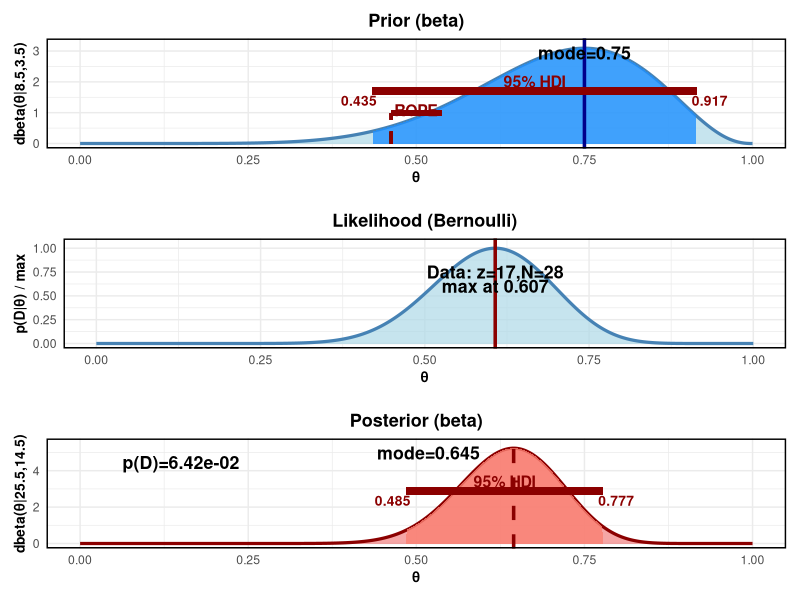

Recreate this plot in R.
# 贝叶斯分析：C程序相对Python程序的性能优势概率
# 使用Beta-Bernoulli共轭模型
# 先验：Beta(8.5, 3.5)
# 似然：Bernoulli(z=17, N=28)
# 后验：Beta(25.5, 14.5)

library(ggplot2)
library(gridExtra)

# ========== 参数设定 ==========
a_prior <- 8.5
b_prior <- 3.5
n <- 28
z <- 17  # C程序较快的次数

# 后验参数（Beta-Bernoulli共轭）
a_posterior <- a_prior + z
b_posterior <- b_prior + (n - z)

# 生成θ序列（概率）
theta <- seq(0, 1, length.out = 1000)

# ========== 1. 先验分布 ==========
prior <- dbeta(theta, a_prior, b_prior)
prior_mode <- (a_prior - 1) / (a_prior + b_prior - 2)
prior_mean <- a_prior / (a_prior + b_prior)

# 计算先验的HDI (95% Highest Density Interval)
prior_quantiles <- qbeta(c(0.025, 0.975), a_prior, b_prior)
prior_hdi_lower <- prior_quantiles[1]
prior_hdi_upper <- prior_quantiles[2]

# ROPE (Region of Practical Equivalence)
rope_lower <- 0.45
rope_upper <- 0.55

df_prior <- data.frame(theta = theta, density = prior)

# ========== 2. 似然函数 ==========
likelihood <- theta^z * (1 - theta)^(n - z)
likelihood <- likelihood / max(likelihood)  # 归一化以便可视化
likelihood_max <- z / n  # 最大似然估计

df_likelihood <- data.frame(theta = theta, density = likelihood)

# ========== 3. 后验分布 ==========
posterior <- dbeta(theta, a_posterior, b_posterior)
posterior_mode <- (a_posterior - 1) / (a_posterior + b_posterior - 2)
posterior_mean <- a_posterior / (a_posterior + b_posterior)

# 计算后验的HDI (95%)
posterior_quantiles <- qbeta(c(0.025, 0.975), a_posterior, b_posterior)
posterior_hdi_lower <- posterior_quantiles[1]
posterior_hdi_upper <- posterior_quantiles[2]

# 计算边际似然 p(D)
p_D <- integrate(function(x) dbeta(x, a_prior, b_prior) * dbinom(z, n, x), 0, 1)$value

df_posterior <- data.frame(theta = theta, density = posterior)

# ========== 打印统计摘要 ==========
cat("\n")
cat("========== 贝叶斯分析结果 ==========\n")
cat("\n【先验分布】Beta(8.5, 3.5)\n")
cat(sprintf("  Mode: %.4f\n", prior_mode))
cat(sprintf("  Mean: %.4f\n", prior_mean))
cat(sprintf("  95%% HDI: [%.4f, %.4f]\n", prior_hdi_lower, prior_hdi_upper))

cat("\n【实验数据】\n")
cat(sprintf("  样本量 N = %d\n", n))
cat(sprintf("  C程序较快次数 z = %d\n", z))
cat(sprintf("  样本比例 = %.4f\n", likelihood_max))
cat(sprintf("  MLE: %.4f\n", likelihood_max))

cat("\n【后验分布】Beta(25.5, 14.5)\n")
cat(sprintf("  Mode: %.4f\n", posterior_mode))
cat(sprintf("  Mean: %.4f\n", posterior_mean))
cat(sprintf("  95%% HDI: [%.4f, %.4f]\n", posterior_hdi_lower, posterior_hdi_upper))
cat(sprintf("  边际似然 p(D): %.4e\n", p_D))

cat("\n【贝叶斯推断】\n")
cat(sprintf("  后验较先验下移: %.4f → %.4f\n", prior_mode, posterior_mode))
cat(sprintf("  HDI变窄（更确定）\n"))
cat(sprintf("  ROPE区间: [%.2f, %.2f]\n", rope_lower, rope_upper))

cat("\n=====================================\n\n")

# ========== 绘制三个图表 ==========

# 图1：先验分布
p1 <- ggplot(df_prior, aes(x = theta, y = density)) +
  geom_area(fill = "lightblue", alpha = 0.7) +
  geom_line(color = "steelblue", linewidth = 1.1) +
  # HDI区间高亮
  geom_area(data = df_prior[df_prior$theta >= prior_hdi_lower & df_prior$theta <= prior_hdi_upper, ],
            fill = "dodgerblue", alpha = 0.8) +
  # Mode线
  geom_vline(xintercept = prior_mode, color = "darkblue", linetype = "solid", linewidth = 1.2) +
  # Mode标注
  annotate("text", x = 0.75, y = max(prior) * 0.95,
           label = sprintf("mode=%.2f", prior_mode), 
           color = "black", fontface = "bold", size = 4.5, hjust = 0.5) +
  # HDI线和标注
  geom_segment(aes(x = prior_hdi_lower, xend = prior_hdi_upper, 
                   y = max(prior) * 0.55, yend = max(prior) * 0.55),
               color = "darkred", linewidth = 2.5) +
  annotate("text", x = (prior_hdi_lower + prior_hdi_upper)/2, y = max(prior) * 0.65,
           label = "95% HDI", color = "darkred", fontface = "bold", size = 4) +
  annotate("text", x = prior_hdi_lower - 0.02, y = max(prior) * 0.45,
           label = sprintf("%.3f", prior_hdi_lower), color = "darkred", fontface = "bold", size = 3.5) +
  annotate("text", x = prior_hdi_upper + 0.02, y = max(prior) * 0.45,
           label = sprintf("%.3f", prior_hdi_upper), color = "darkred", fontface = "bold", size = 3.5) +
  # ROPE标注
  annotate("text", x = 0.5, y = max(prior) * 0.35,
           label = "ROPE", color = "darkred", fontface = "bold", size = 4, angle = 0) +
  geom_segment(aes(x = 0.463, xend = 0.463, y = 0, yend = max(prior) * 0.32),
               color = "darkred", linetype = "dashed", linewidth = 1) +
  geom_segment(aes(x = 0.463, xend = 0.537, y = max(prior) * 0.32, yend = max(prior) * 0.32),
               color = "darkred", linewidth = 2) +
  
  xlim(0, 1) + ylim(0, max(prior) * 1.05) +
  labs(title = "Prior (beta)",
       x = "θ",
       y = sprintf("dbeta(θ|%.1f,%.1f)", a_prior, b_prior)) +
  theme_minimal() +
  theme(
    plot.title = element_text(hjust = 0.5, size = 13, face = "bold"),
    axis.title = element_text(size = 10, face = "bold"),
    panel.border = element_rect(fill = NA, color = "black", linewidth = 1),
    plot.margin = margin(10, 10, 10, 10)
  )

# 图2：似然函数
p2 <- ggplot(df_likelihood, aes(x = theta, y = density)) +
  geom_area(fill = "lightblue", alpha = 0.7) +
  geom_line(color = "steelblue", linewidth = 1.1) +
  # MLE点
  geom_vline(xintercept = likelihood_max, color = "darkred", linetype = "solid", linewidth = 1.2) +
  annotate("text", x = likelihood_max, y = max(likelihood) * 0.75,
           label = sprintf("Data: z=%d,N=%d", z, n),
           color = "black", fontface = "bold", size = 4.5, hjust = 0.5) +
  annotate("text", x = likelihood_max, y = max(likelihood) * 0.60,
           label = sprintf("max at %.3f", likelihood_max),
           color = "black", fontface = "bold", size = 4.5, hjust = 0.5) +
  
  xlim(0, 1) + ylim(0, max(likelihood) * 1.05) +
  labs(title = "Likelihood (Bernoulli)",
       x = "θ",
       y = "p(D|θ) / max") +
  theme_minimal() +
  theme(
    plot.title = element_text(hjust = 0.5, size = 13, face = "bold"),
    axis.title = element_text(size = 10, face = "bold"),
    panel.border = element_rect(fill = NA, color = "black", linewidth = 1),
    plot.margin = margin(10, 10, 10, 10)
  )

# 图3：后验分布
p3 <- ggplot(df_posterior, aes(x = theta, y = density)) +
  geom_area(fill = "lightcoral", alpha = 0.7) +
  geom_line(color = "darkred", linewidth = 1.1) +
  # HDI区间高亮
  geom_area(data = df_posterior[df_posterior$theta >= posterior_hdi_lower & df_posterior$theta <= posterior_hdi_upper, ],
            fill = "salmon", alpha = 0.8) +
  # Mode线
  geom_vline(xintercept = posterior_mode, color = "darkred", linetype = "dashed", linewidth = 1.2) +
  # Mode标注
  annotate("text", x = posterior_mode - 0.05, y = max(posterior) * 0.95,
           label = sprintf("mode=%.3f", posterior_mode),
           color = "black", fontface = "bold", size = 4.5, hjust = 1) +
  # HDI线和标注
  geom_segment(aes(x = posterior_hdi_lower, xend = posterior_hdi_upper,
                   y = max(posterior) * 0.55, yend = max(posterior) * 0.55),
               color = "darkred", linewidth = 2.5) +
  annotate("text", x = (posterior_hdi_lower + posterior_hdi_upper)/2, y = max(posterior) * 0.65,
           label = "95% HDI", color = "darkred", fontface = "bold", size = 4) +
  annotate("text", x = posterior_hdi_lower - 0.02, y = max(posterior) * 0.45,
           label = sprintf("%.3f", posterior_hdi_lower), color = "darkred", fontface = "bold", size = 3.5) +
  annotate("text", x = posterior_hdi_upper + 0.02, y = max(posterior) * 0.45,
           label = sprintf("%.3f", posterior_hdi_upper), color = "darkred", fontface = "bold", size = 3.5) +
  # p(D)标注
  annotate("text", x = 0.15, y = max(posterior) * 0.85,
           label = sprintf("p(D)=%.2e", p_D),
           color = "black", fontface = "bold", size = 4.5) +
  
  xlim(0, 1) + ylim(0, max(posterior) * 1.05) +
  labs(title = "Posterior (beta)",
       x = "θ",
       y = sprintf("dbeta(θ|%.1f,%.1f)", a_posterior, b_posterior)) +
  theme_minimal() +
  theme(
    plot.title = element_text(hjust = 0.5, size = 13, face = "bold"),
    axis.title = element_text(size = 10, face = "bold"),
    panel.border = element_rect(fill = NA, color = "black", linewidth = 1),
    plot.margin = margin(10, 10, 10, 10)
  )

# ========== 组合三个图表 ==========
combined_plot <- gridExtra::grid.arrange(p1, p2, p3, ncol = 1, heights = c(1, 1, 1))

# 保存组合图
ggsave("bayesian_analysis_complete.png", combined_plot, width = 10, height = 12, dpi = 300)

print(combined_plot)

cat("✓ 完整的贝叶斯分析图表已保存为 bayesian_analysis_complete.png\n")
